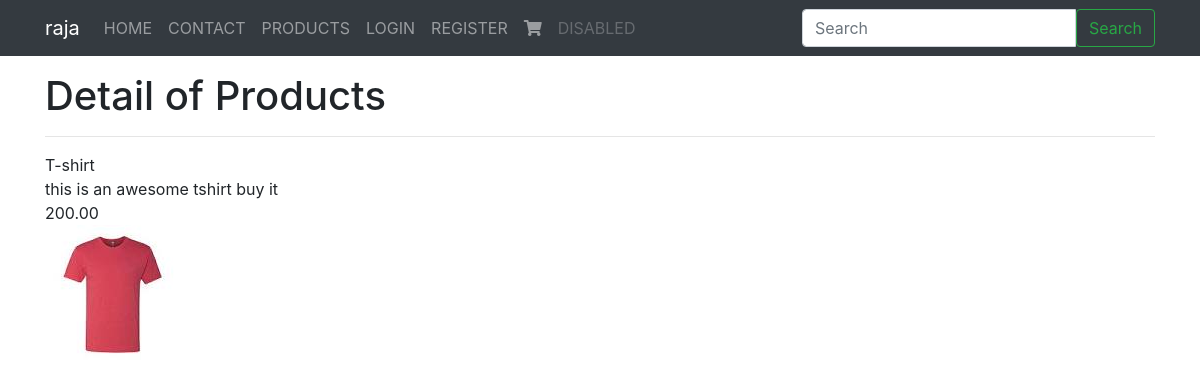
Page /products/featuredproducts/1/ on the committed database.
### products/models.py (models this page shows, shortened)
class Product(models.Model):
    title = models.CharField(max_length=120)
    slug  = models.SlugField(blank=True,default='abc',unique=True)
    description = models.TextField()
    price= models.DecimalField(max_digits=10, decimal_places=2)
    photo = models.ImageField(upload_to="photos/%Y/%m/%d/",blank=True)
    featured = models.BooleanField(default=False)
    timestamp = models.DateTimeField(auto_now_add=True)
    objects = CustomManager()

### products/views.py (the view)
# urls.py: url(r'^featuredproducts/(?P<product_id>\d+)/$', views.featuredproductview ,name = 'featuredproduct'),
def featuredproductview(request, product_id):
    product = get_object_or_404(Product, pk=product_id)
    print('appple')
    mydict={'product':product}
    return render(request,'products/featuredproduct.html',context=mydict)

### templates/products/featuredproduct.html
{%extends 'base.html'%}
{%block content%}
<h1>Detail of Products</h1>
<hr>
{{product.title}}<br>
{{product.description}}<br>
{{product.price}}<br>
<img src="{{product.photo.url}}" alt="">
{%endblock%}

### rows in the picture
Product: title "T-shirt", description "this is an awesome tshirt buy it", price "200.00", photo (picture)

### other values in the picture
{{ brand_name }} "raja"
